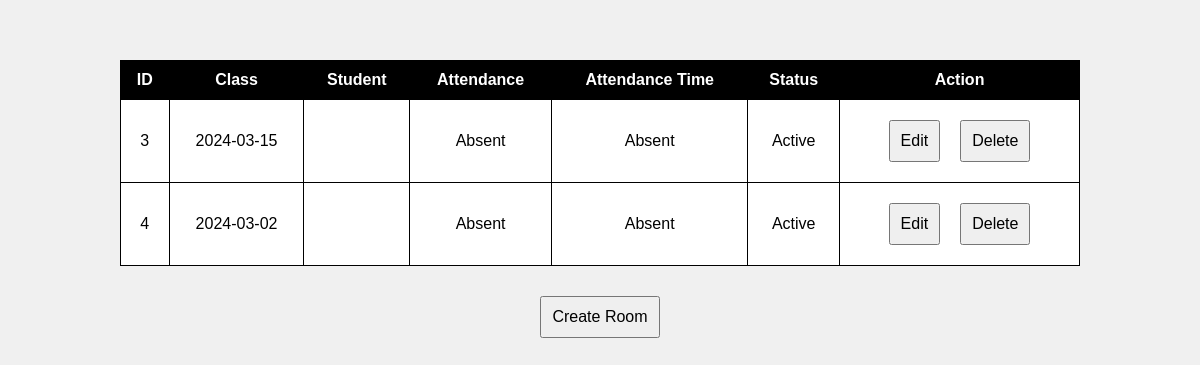
Page /admin/indexes/phase_index.php on the earlier database version.
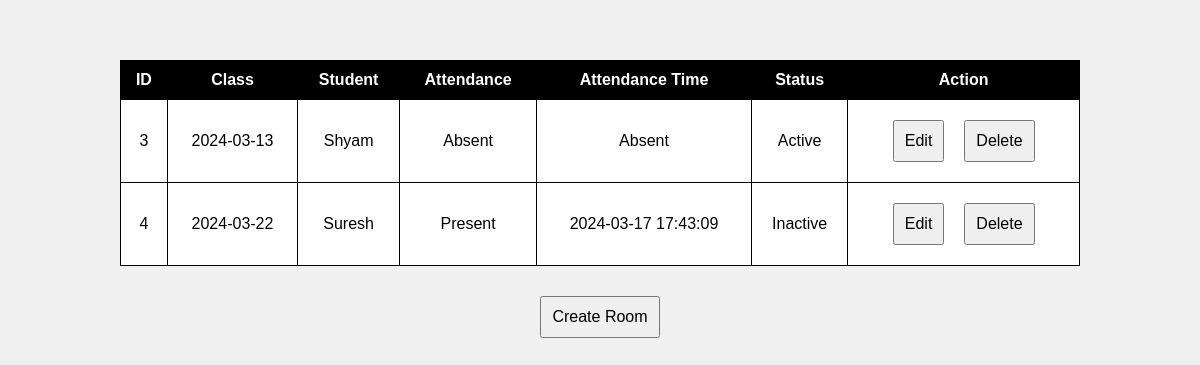
Same page on the later database version.
### tables this page shows
CREATE TABLE `class_rooms` (
  `class_room_id` int(11) NOT NULL,
  `class_parent_id` int(11) NOT NULL,
  `user_parent_id` int(11) NOT NULL,
  `attendance` enum('Present','Absent','Late') NOT NULL,
  `attendance_time` varchar(255) NOT NULL,
  `class_room_status` enum('Active','Inactive') NOT NULL
);

CREATE TABLE `classes` (
  `class_id` int(11) NOT NULL,
  `course_parent_id` int(11) NOT NULL,
  `user_parent_id` int(11) NOT NULL,
  `start_time` time NOT NULL,
  `end_time` time NOT NULL,
  `date_of_class` date NOT NULL,
  `created_at` timestamp NOT NULL DEFAULT current_timestamp(),
  `updated_at` timestamp NOT NULL DEFAULT current_timestamp(),
  `class_status` enum('Upcoming','Ongoing','Finished','Cancelled') NOT NULL
);

CREATE TABLE `users` (
  `user_id` int(11) NOT NULL,
  `user_name` varchar(255) NOT NULL,
  `user_password` varchar(255) NOT NULL,
  `user_type` enum('Student','Teacher') NOT NULL,
  `user_status` enum('Active','Inactive') NOT NULL
);

### admin/indexes/phase_index.php (the view, shortened to what this page needs)
<!DOCTYPE html>
<html>
<head>
</head>
<body>
<h2 id="responseMessagePhase">&nbsp;</h2>
<div id="updateTableContainerPhase">
    <?php
    include("../db.php");
    $sql = "SELECT Ro.*,
               d.date_of_class,
	       us.user_name
        FROM class_rooms Ro
        LEFT JOIN classes d ON Ro.class_parent_id = d.class_id
	LEFT JOIN users us ON Ro.user_parent_id = us.user_id";
    $result = $conn->query($sql);
    if ($result->num_rows > 0) {
        echo "<table>";
        echo "<tr><th>ID</th><th>Class</th><th>Student</th><th>Attendance</th><th>Attendance Time</th><th>Status</th><th>Action</th></tr>";
        while ($row = $result->fetch_assoc()) {
            echo "<tr>";
            echo "<td>{$row['class_room_id']}</td>";
            echo "<td>{$row['date_of_class']}</td>";
            echo "<td>{$row['user_name']}</td>";
            echo "<td>{$row['attendance']}</td>";
            echo "<td>{$row['attendance_time']}</td>";
            echo "<td>{$row['class_room_status']}</td>";
            echo "<td>";
            echo "<button onclick=\"showFormPhase('edit_mode_phase', {$row['class_room_id']})\">Edit</button>";
            echo "<button onclick=\"showFormPhase('delete_mode_phase', {$row['class_room_id']})\">Delete</button>";
            echo "</td>";
            echo "</tr>";
        }
        echo "</table>";
    } else {
        echo "No rooms found.";
    }
    ?>
</div>
<button onclick="showFormPhase('create_mode_phase', null)">Create Room</button>
</body>
</html>

Differences in the rows shown:
changed class_rooms "Absent": classes.date_of_class "2024-03-15" → "2024-03-13"; users.user_name (not shown) → "Shyam"
changed class_rooms id 4: classes.date_of_class "2024-03-02" → "2024-03-22"; users.user_name (not shown) → "Suresh"; attendance "Absent" → "Present"; attendance_time "Absent" → "2024-03-17 17:43:09"; class_room_status "Active" → "Inactive"
